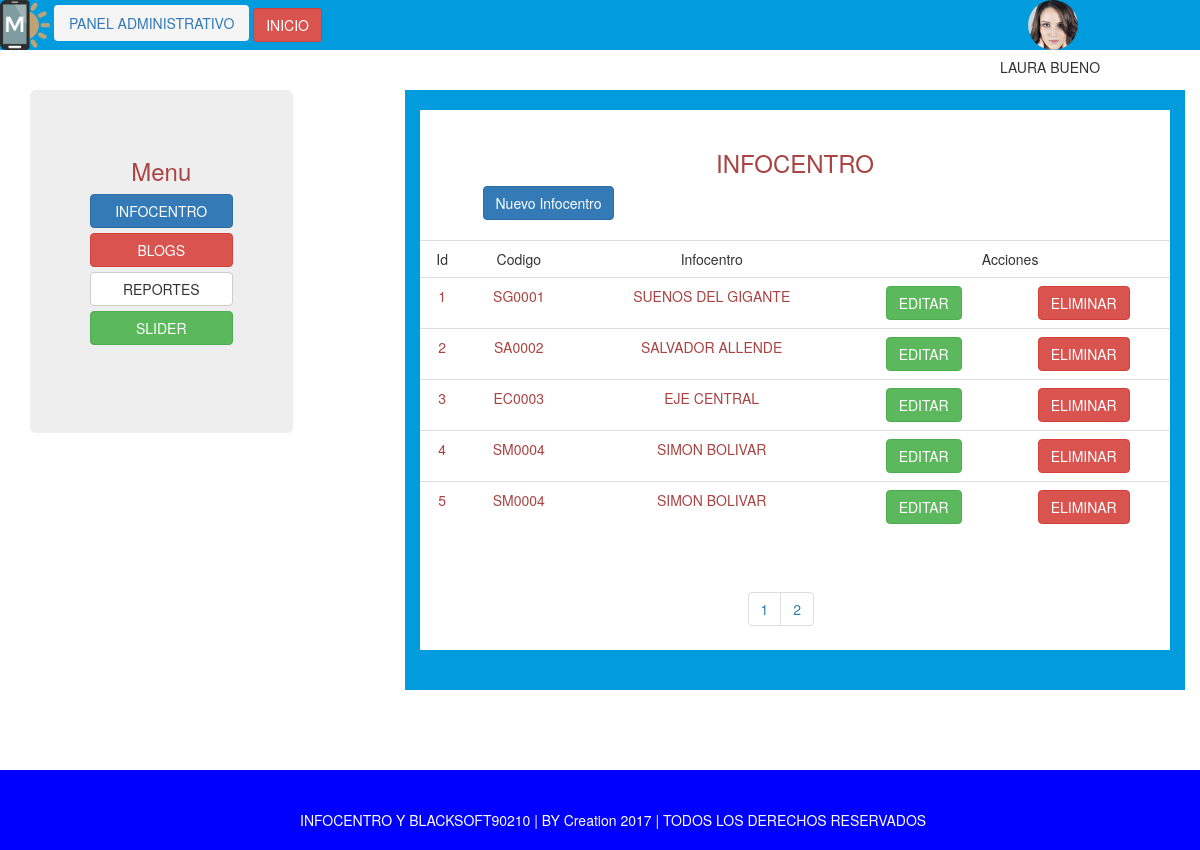
Page /admin/index.php?url2=infocentro (signed in) on the committed database.
### tables this page shows
CREATE TABLE IF NOT EXISTS `infocentro` (
`id_inf` int(11) NOT NULL,
  `cod_inf` varchar(9) NOT NULL,
  `nombre_inf` varchar(100) NOT NULL,
  `direccion_inf` varchar(200) NOT NULL,
  `telf_inf` varchar(14) NOT NULL,
  `logo_inf` varchar(100) NOT NULL
);

### modelo/conectar.php (called while the page is built)
<?php
class Conectar
{
			public static function con()
			{
				$conexion=  mysqli_connect('localhost', 'root', '1234', 'info_blog');
				return $conexion;
				}
}
?>

### modelo/infocentros.php (called while the page is built, shortened)
<?php
   class Infocentro{
                private $info;
                public function __construct() {
                    $this->info=  array();
                }
                        public function leerInfo(){
                            $sql="SELECT * FROM infocentro";
                            $res=  mysqli_query(Conectar::con(), $sql);
                                            while($reg= mysqli_fetch_assoc($res))
                                            {
                                                            $this->info[]=$reg;
                                            }
                                                            return $this->info;
                        }
                    public function leerInfopag($ini,$most){
                      $sql="SELECT * FROM infocentro LIMIT $ini,$most";
                      $res=  mysqli_query(Conectar::con(), $sql);
                                      while($reg= mysqli_fetch_assoc($res))
                                      {
                                                      $this->info[]=$reg;
                                      }
                                                      return $this->info;
                  }
}
?>

### admin/contenidos/conteinfocentro.php (the view, shortened to what this page needs)
<section>
        <article>
        <div class="col-lg-8 fondoCeleste pull-right">
            <br>
            <div class="fondoBlanco">
                <br>
                <h3 class="text-center text-danger">INFOCENTRO</h3>
                <a href="?url2=addinfocentro&operacion=add" class="btn btn-primary col-lg-offset-1"> Nuevo Infocentro</a>
                <br>
                <br>
            <div class="">
                <table class="table">
                    <tr class="text-center ">
                        <td>Id</td>
                        <td>Codigo</td>
                        <td>Infocentro</td>
                        <td colspan="2">Acciones</td>
                    </tr>
                    <?php
                    $mostrar=5;
                    $pag=0;
                    $inicio=0;
                            $reg=new Infocentro();
                            $r=$reg->leerInfopag($inicio,$mostrar);
                           for($i=0;$i<count($r);$i++){
                    ?>
                    <tr class="text-center text-danger">
                        <td><?php echo $r[$i]['id_inf'] ?></td>
                        <td><?php echo strtoupper($r[$i]['cod_inf']) ?></td>
                        <td><?php echo strtoupper($r[$i]['nombre_inf']) ?></td>
                        <td ><a href="?url2=addinfocentro&operacion=edit&id=<?php echo $r[$i]['id_inf'] ?>" class="btn btn-success">EDITAR  </a></td>
                        <td ><a href="?url2=addinfocentro&operacion=delete&id=<?php echo $r[$i]['id_inf'] ?>" class="btn btn-danger">ELIMINAR  </a></td>
                    </tr>
                           <?php  } ?>
                </table>
                 <br>
            </div>
                <?php
                        $pagina=new Infocentro();
                        $p=$pagina->leerInfo();
                        $cant  =  count($p);
                        if(($cant % $mostrar)==0){
                        $nro = ($cant / $mostrar);
                        }else{
                        $nro = ($cant / $mostrar)+1;
                        }
                ?>
                <div class="col-lg-4 col-lg-offset-5">
                <nav>
                    <ul class="pagination text-center">
                        <?php for($n=1;$n<=$nro;$n++){ ?>
                        <li>
                            <?php if($pag!=$n){ ?>
                            <a href="?url2=infocentro&pag=<?php echo $n ?>"> <?php echo $n ?></a>
                            <?php  } else { ?>
                             <a class="u"> <?php echo $n ?></a>
                            <?php } ?>
                        </li>
                        <?php } ?>
                    </ul>
                </nav>
                </div>
            </div>
             <br>
              <br>
       </div>
   </article>
     </section>

### admin/css/stylospropios.css (style rules this page uses)
.fondoBlanco { background:#FFF; }
.fondoCeleste { background:#009cde; }

### rows in the picture
infocentro: id_inf "1", cod_inf "SG0001", nombre_inf "SUENOS DEL GIGANTE"
infocentro: id_inf "2", cod_inf "SA0002", nombre_inf "SALVADOR ALLENDE"
infocentro: id_inf "3", cod_inf "EC0003", nombre_inf "EJE CENTRAL"
infocentro: id_inf "4", cod_inf "SM0004", nombre_inf "SIMON BOLIVAR"
infocentro: id_inf "5", cod_inf "SM0004", nombre_inf "SIMON BOLIVAR"

### other values in the picture
$_SESSION['nombre_user'].' '.$_SESSION['apellido_user'] "LAURA BUENO"
